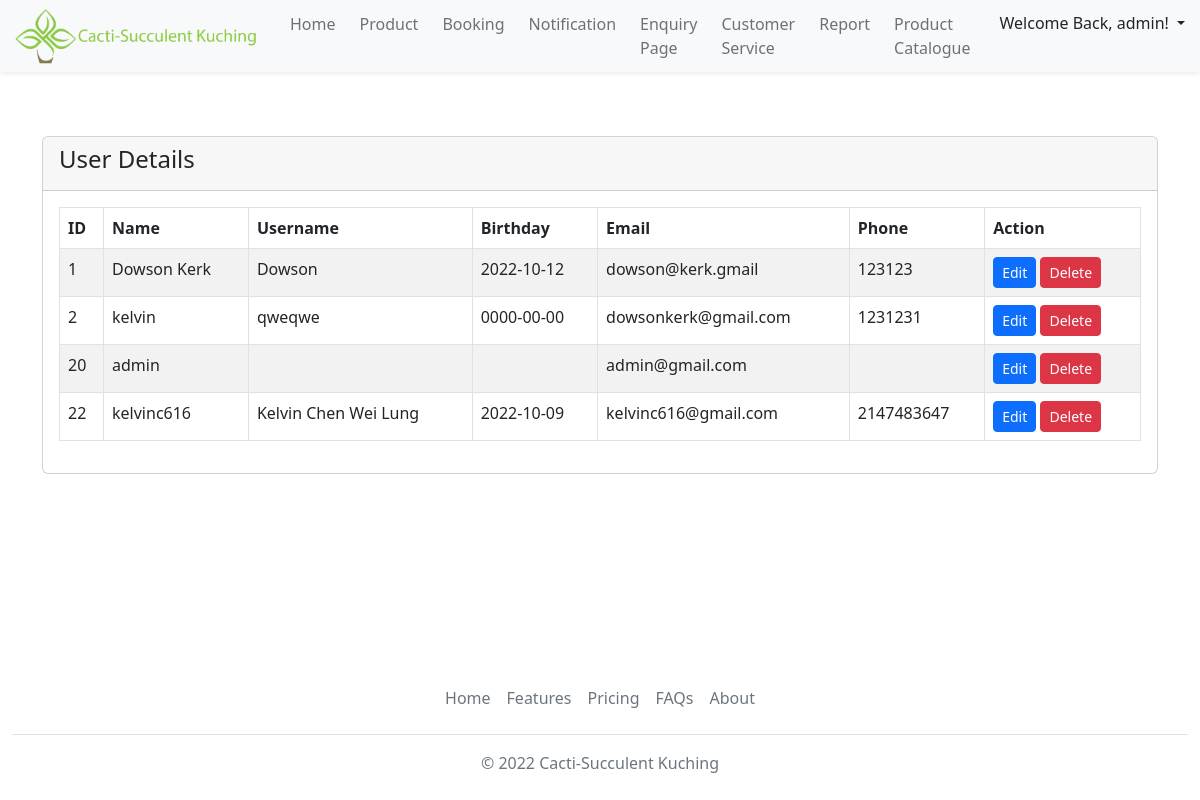
Page /admin/adminManage.php (signed in) on the committed database.
### tables this page shows
CREATE TABLE `users` (
  `id` int(100) NOT NULL,
  `username` varchar(100) NOT NULL,
  `full_name` varchar(100) DEFAULT NULL,
  `birthday` date DEFAULT NULL,
  `contact_number` int(100) DEFAULT NULL,
  `email` varchar(100) NOT NULL,
  `user_type` varchar(100) NOT NULL,
  `password` varchar(100) NOT NULL
);

### admin/adminManage.php (the view, shortened to what this page needs)
<?php
    include('../Account.php');
?>
<!doctype html>
<html lang="en">
    <head>
        <link rel="stylesheet" href="..\styles\homepage.css">
        <link href="https://cdn.jsdelivr.net/npm/bootstrap@5.2.2/dist/css/bootstrap.min.css" rel="stylesheet">
    </head>
<body>
<nav class="navbar navbar-expand-lg">
    <div class="container-fluid fixed-top shadow-sm bg-light">
        <a class="navbar-brand" href="#">
            <img src="..\images\logo.png" alt="logo" style="width:250px;" class="rounded-pill">
        </a>
        <div class="collapse navbar-collapse justify-content-end" id="collapsibleNavbar">
            <ul class="navbar-nav">
                <li class="nav-item p-1">
                    <a class="nav-link " href="admin.php">Home</a>
                </li>
                <li class="nav-item p-1">
                    <a class="nav-link" href="#">Product</a>
                </li>
                <li class="nav-item p-1">
                    <a class="nav-link" href="#">Booking</a>
                </li>
                <li class="nav-item p-1">
                    <a class="nav-link" href="#">Notification</a>
                </li>
                <li class="nav-item p-1">
                    <a class="nav-link" href="#">Enquiry Page</a>
                </li>
                <li class="nav-item p-1">
                    <a class="nav-link" href="#">Customer Service</a>
                </li>
                <li class="nav-item p-1">
                    <a class="nav-link" href="#">Report</a>
                </li>
                <li class="nav-item p-1">
                    <a class="nav-link" href="#">Product Catalogue</a>
                </li>
                <li class="nav-item p-1">
                    <div class="dropdown">
                        <button class="btn dropdown-toggle" type="button" data-bs-toggle="dropdown" aria-expanded="false">
                             Welcome Back, <?php echo $_SESSION['user']['username']; ?>!
                        </button>
                    </div>
                </li>
            </ul>
        </div>
    </div>
</nav>
<br></br><br></br>
    <div class="container mt-4">
        <div class="row">
            <div class="col-md-12">
                <div class="card">
                    <div class="card-header">
                        <h4>User Details</h4>
                    </div>
                    <div class="card-body">
                        <table id="myTable"class="table table-bordered table-striped">
                            <thead>
                                <tr>
                                    <th>ID</th>
                                    <th>Name</th>
                                    <th>Username</th>
                                    <th>Birthday</th>
                                    <th>Email</th>
                                    <th>Phone</th>
                                    <th>Action</th>
                                </tr>
                            </thead>
                            <tbody>
                                <?php
                                    $query = "SELECT * FROM users";
                                    $query_run = mysqli_query($con, $query);
                                    if(mysqli_num_rows($query_run) > 0)
                                    {
                                        foreach($query_run as $userInfo)
                                        {
                                            ?>
                                            <tr>
                                                <td><?= $userInfo['id']; ?></td>
                                                <td><?= $userInfo['username']; ?></td>
                                                <td><?= $userInfo['full_name']; ?></td>
                                                <td><?= $userInfo['birthday']; ?></td>
                                                <td><?= $userInfo['email']; ?></td>
                                                <td><?= $userInfo['contact_number']; ?></td>
                                                <td>
                                                    <a href="adminEdit.php?id=<?= $userInfo['id']; ?>" class="btn btn-primary btn-sm">Edit</a>
                                                    <form action="AdminUpdateProfile.php" method="POST" class="d-inline">
                                                        <button type="submit" name="delete_user" value="<?=$userInfo['id'];?>" class="btn btn-danger btn-sm">Delete</button>
                                                    </form>
                                                </td>
                                            </tr>
                                            <?php
                                        }
                                    }
                                    else
                                    {
                                        echo "<h5> No Record Found </h5>";
                                    }
                                ?>
                            </tbody>
                        </table>
                    </div>
                </div>
            </div>
        </div>
    </div>
<br></br><br></br><br></br><br></br>
<div class='container-fluid border" style="width 100%;'>
  <footer class="py-1 my-2">
    <ul class="nav justify-content-center border-bottom pb-3 mb-3">
      <li class="nav-item"><a href="#" class="nav-link px-2 text-muted">Home</a></li>
      <li class="nav-item"><a href="#" class="nav-link px-2 text-muted">Features</a></li>
      <li class="nav-item"><a href="#" class="nav-link px-2 text-muted">Pricing</a></li>
      <li class="nav-item"><a href="#" class="nav-link px-2 text-muted">FAQs</a></li>
      <li class="nav-item"><a href="#" class="nav-link px-2 text-muted">About</a></li>
    </ul>
    <p class="text-center text-muted">© 2022 Cacti-Succulent Kuching</p>
  </footer>
</div>
</body>
</html>

### rows in the picture
users: id "1", username "Dowson Kerk", full_name "Dowson", birthday "2022-10-12", email "dowson@kerk.gmail", contact_number "123123"
users: id "2", username "kelvin", full_name "qweqwe", birthday "0000-00-00", email "dowsonkerk@gmail.com", contact_number "1231231"
users: id "20", username "admin", email "admin@gmail.com"
users: id "22", username "kelvinc616", full_name "Kelvin Chen Wei Lung", birthday "2022-10-09", email "kelvinc616@gmail.com", contact_number "2147483647"

### other values in the picture
$_SESSION['user']['username'] "admin"
